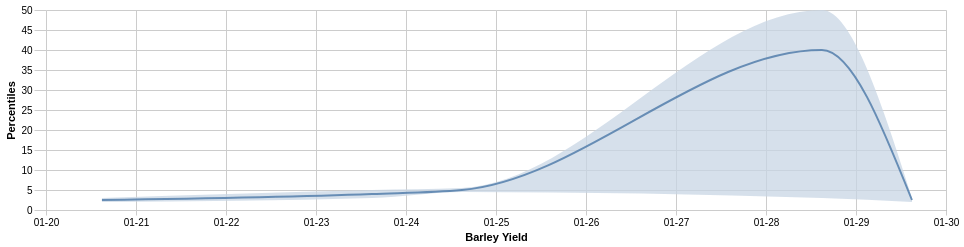

This figure's Vega-Lite source:
### Vega specification from a JSON file in a GitHub repository (floating-point values rounded to 4 significant figures)
{"$schema": "https://vega.github.io/schema/vega/v5.json", "width": 900, "height": 200, "padding": 5, "data": [{"name": "facet", "values": [{"timestamp": "2020-01-20 14:55:01.412", "p5": 2, "p95": 3, "p50": 2.5}, {"timestamp": "2020-01-23 14:55:01.412", "p5": 3, "p95": 5, "p50": 4}, {"timestamp": "2020-01-24 14:55:01.412", "p5": 7, "p95": 8, "p50": 7.5}, {"timestamp": "2020-01-24 14:55:01.412", "p5": 2, "p95": 3, "p50": 2.5}, {"timestamp": "2020-01-28 14:55:01.412", "p5": 3, "p95": 50, "p50": 40}, {"timestamp": "2020-01-29 14:55:01.412", "p5": 2, "p95": 3, "p50": 2.5}], "format": {"type": "json", "parse": {"timestamp": "date"}}}, {"name": "table", "source": "facet", "transform": [{"type": "aggregate", "groupby": ["timestamp"], "ops": ["mean", "mean", "mean"], "fields": ["p5", "p95", "p50"], "as": ["p5", "p95", "p50"]}]}], "scales": [{"name": "xscale", "type": "time", "nice": "day", "domain": {"data": "facet", "field": "timestamp"}, "range": "width"}, {"name": "yscale", "type": "linear", "range": "height", "nice": true, "zero": true, "domain": {"data": "facet", "field": "p95"}}], "axes": [{"orient": "bottom", "scale": "xscale", "format": "%m-%d", "grid": true, "title": "Barley Yield", "encode": {"grid": {"enter": {"stroke": {"value": "#ccc"}}}, "ticks": {"enter": {"stroke": {"value": "#ccc"}}}}}, {"orient": "left", "scale": "yscale", "title": "Percentiles", "grid": true, "domain": false, "tickSize": 12, "encode": {"grid": {"enter": {"stroke": {"value": "#ccc"}}}, "ticks": {"enter": {"stroke": {"value": "#ccc"}}}}}], "marks": [{"type": "area", "from": {"data": "table"}, "encode": {"enter": {"fill": {"value": "#C9D6E5"}}, "update": {"interpolate": {"value": "monotone"}, "x": {"scale": "xscale", "field": "timestamp"}, "y": {"scale": "yscale", "field": "p5"}, "y2": {"scale": "yscale", "field": "p95"}, "opacity": {"value": 0.75}}, "hover": {"opacity": {"value": 0.5}}}}, {"type": "line", "from": {"data": "table"}, "encode": {"update": {"interpolate": {"value": "monotone"}, "stroke": {"value": "#4C78A8"}, "strokeWidth": {"value": 2}, "opacity": {"value": 0.8}}, "hover": {"opacity": {"value": 0.5}}, "enter": {"x": {"scale": "xscale", "field": "timestamp"}, "y": {"scale": "yscale", "field": "p50"}}}}]}
